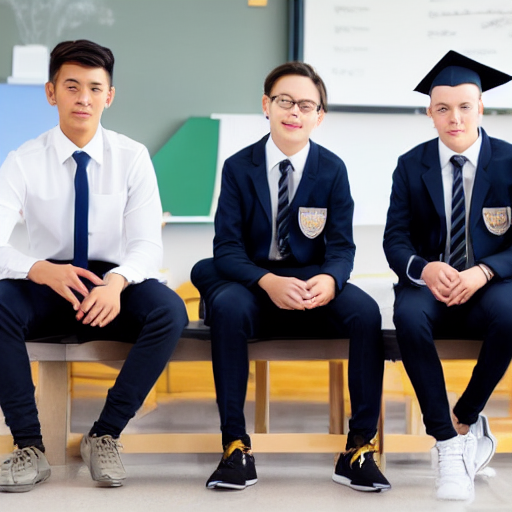
#> input picture images/with_students.png, 512 x 512 px
$ jupyter execute main.ipynb
#> lines starting #> are read from the running program, lines starting #| are printed output that depends on the picture; after the words box and inside, x2 and y2 are one past the last pixel; in counts of white or black regions, pixels touching at a corner belong together
[cell 1]
import cv2
from PIL import Image
import numpy as np

[cell 2]
# Load the pictures
with_students = cv2.imread('../images/with_students.png')
#> with_students is the input picture: shape (512, 512, 3); mean B, G, R 128.6, 130.7, 134.3
without_students = cv2.imread('../images/without_students.png')
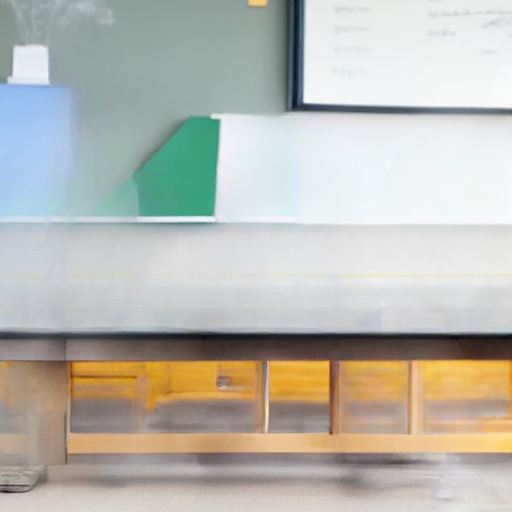
#> input picture images/without_students.png, 512 x 512 px
#> without_students is the input picture: shape (512, 512, 3); mean B, G, R 177.2, 185.5, 186.1

# Switch Colourspace
with_students = cv2.cvtColor(with_students, cv2.COLOR_RGB2BGR)
without_students = cv2.cvtColor(without_students, cv2.COLOR_RGB2BGR)

# Confirm two pictures are loaded properly
print("WITH STUDENTS")
display(Image.fromarray(with_students))
print("WITHOUT STUDENTS")
display(Image.fromarray(without_students))

[cell 3]
# Create a diffed image
diffed_image = cv2.absdiff(without_students, with_students)
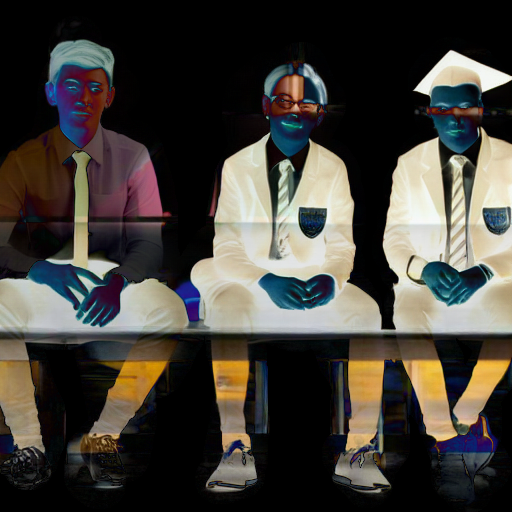
#> diffed_image: shape (512, 512, 3); mean R, G, B 67.1, 63.6, 57.6
# Display the image
print("DIFFED IMAGE")
display(Image.fromarray(diffed_image))

# Create a mask with the same shape
foreground_mask = np.zeros(diffed_image.shape, dtype='uint8')

# From the values where the pixel is 0
for i, j in zip(*np.nonzero(np.sum(diffed_image, axis=2))):
    foreground_mask[i, j, :] = [255, 255, 255]
#> this loop made 184513 passes
#> (i, j) on passes 1 to 3: (16, 69), (16, 70), (16, 71)
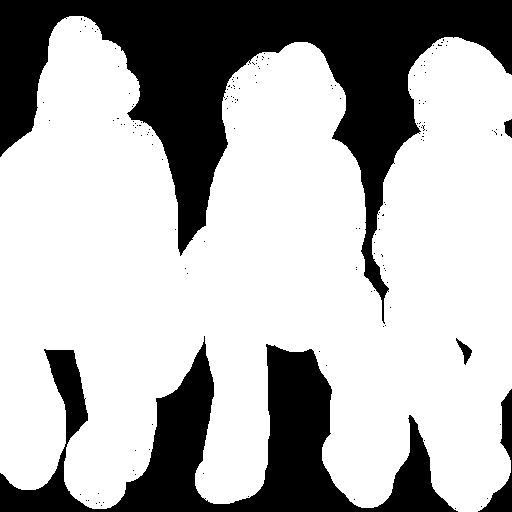
#> foreground_mask: shape (512, 512, 3); 70.4% white; 159 black regions (154 under 20 px), largest, box (x1, y1, x2, y2) and area: (0, 0, 512, 324) 49548, (0, 336, 458, 512) 26428, (478, 389, 512, 512) 1200, (456, 338, 472, 365) 158, (504, 119, 512, 138) 108

# Add a medial filter to clean up the mask
foreground_mask = cv2.medianBlur(foreground_mask, 3)
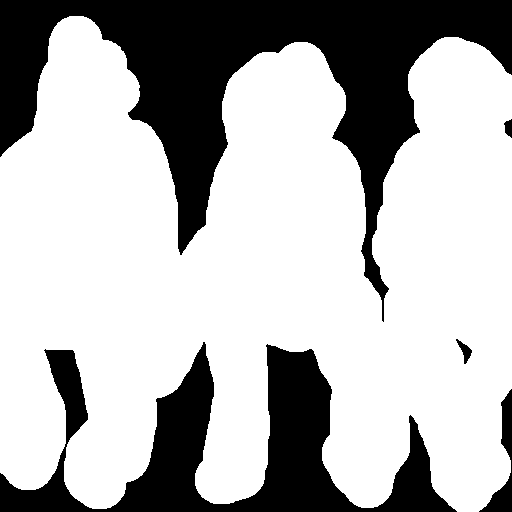
#> foreground_mask: shape (512, 512, 3); 70.5% white; 5 black regions, box (x1, y1, x2, y2) and area: (0, 0, 512, 322) 49533, (0, 342, 457, 512) 26413, (479, 389, 512, 512) 1197, (456, 339, 472, 364) 156, (504, 119, 512, 138) 107

# Make it binary again
for i, j in zip(*np.nonzero(np.sum(diffed_image, axis=2))):
    foreground_mask[i, j, :] = [255, 255, 255]

# Display the diffmask
print("DIFF IMAGE MASK")
display(Image.fromarray(foreground_mask))

[cell 4]
foreground_image = cv2.bitwise_and(with_students, foreground_mask)
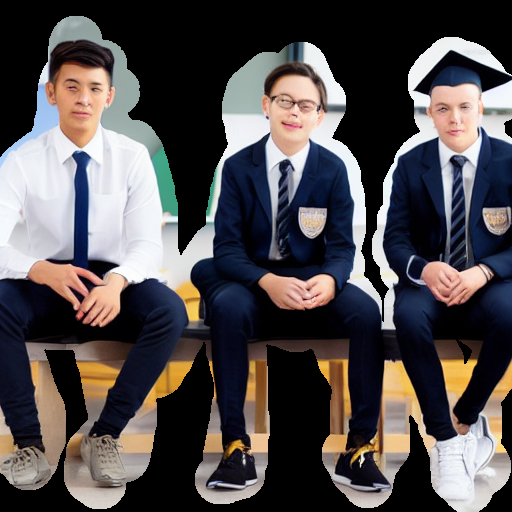
#> foreground_image: shape (512, 512, 3); mean R, G, B 81.1, 76.4, 77.3

# Show the picture
print("FINAL IMAGE")
display(Image.fromarray(foreground_image))

[cell 5]
# Invert the diffmask
background_mask = cv2.bitwise_not(foreground_mask)

# Print the diffmask
background_image = cv2.bitwise_and(with_students, background_mask)
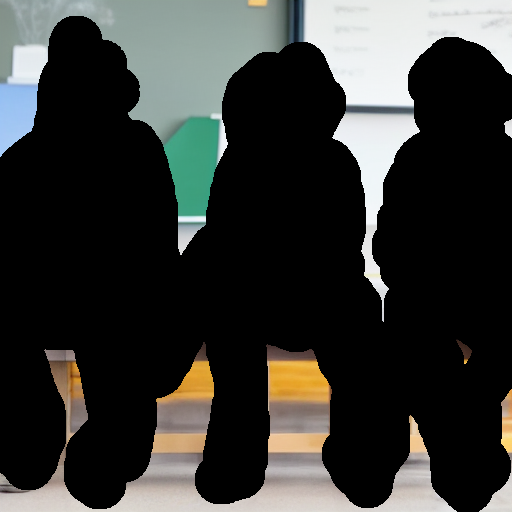
#> background_image: shape (512, 512, 3); mean R, G, B 53.1, 54.3, 51.4

# Display the background image
display(Image.fromarray(background_image))
